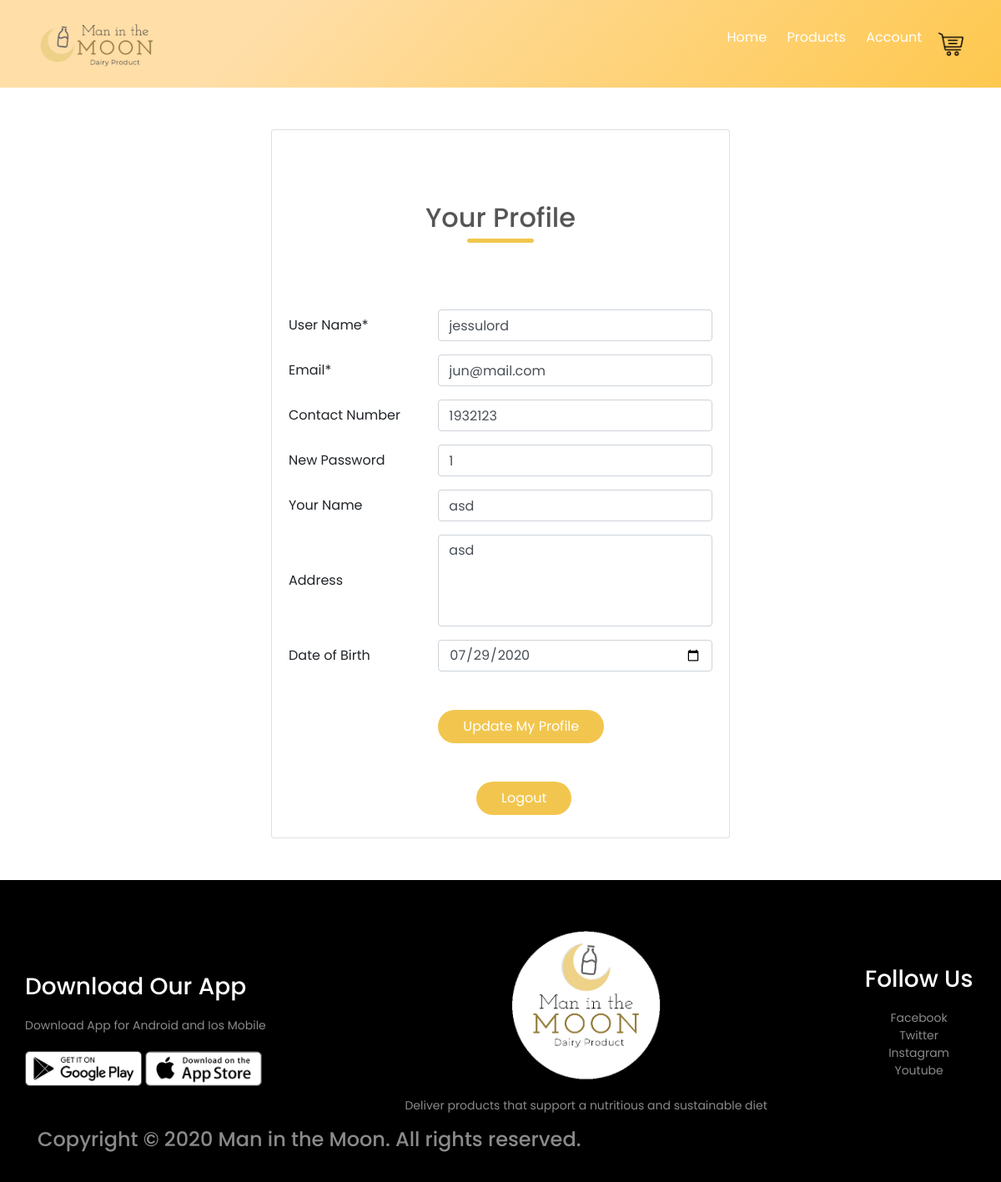
The app's page /customerprofile.php (signed in) with its own data.
### tables this page shows
CREATE TABLE IF NOT EXISTS `customer` (
  `customer_id` int(6) NOT NULL AUTO_INCREMENT,
  `user_id` varchar(8) NOT NULL,
  `customer_name` varchar(50) DEFAULT NULL,
  `contact_number` int(11) DEFAULT NULL,
  `address` text DEFAULT NULL,
  `dob` date DEFAULT NULL,
  PRIMARY KEY (`customer_id`),
  KEY `user_id` (`user_id`)
);

CREATE TABLE IF NOT EXISTS `account` (
  `user_id` int(8) NOT NULL AUTO_INCREMENT,
  `username` varchar(50) NOT NULL,
  `email` varchar(255) NOT NULL,
  `password` varchar(255) NOT NULL,
  `account_type` varchar(8) NOT NULL,
  PRIMARY KEY (`user_id`)
);

### customerprofile.php (the view, shortened to what this page needs)
<html>
<head>
	<link href="//maxcdn.bootstrapcdn.com/bootstrap/4.1.1/css/bootstrap.min.css" rel="stylesheet" id="bootstrap-css">
	<link href="customerprofile.css" type="text/css" rel="stylesheet">
	<link rel="stylesheet" href="https://stackpath.bootstrapcdn.com/font-awesome/4.7.0/css/font-awesome.min.css">
</head>
<body>
	<div class="header" style="background-color: #fec84e;
	background-image: linear-gradient(315deg, #fec84e 0%, #ffdea8 74%)";>
	<div class="mainbar">
		<div class="navbar">
		<div class="logo">
		<a href="mainpage.html"><img src="images/logo2.png" width="150px";></a>
		</div>
			<nav>
		<ul id="MenuItems">
			<li><a href="mainpage.html">Home</a></li>
			<li><a href="product.php">Products</a></li>
			<li><a href="customerprofile.php">Account</a></li>
		</ul>
	</nav>
				<a href="cart.php"><img src="images/cart.png" style="width:30px;height:30px"></a>
	</div>
	</div>
</div>
<div class="cusprofile">
	<div class="row">
	<div class="col-md-9">
		<div style="width: 100%;">
		<div class="card">
		  <div class="card-body">
			<div class="row">
		       <div class="col-md-12">
				<h2 class="title"> Your Profile</h2>
		       </div>
		    </div>
		         <div class="row">
		           <div class="col-md-12">
<?php
include("connect.php");
$id = $_SESSION['myUserID'];
$result = mysqli_query($con,"SELECT * FROM account, customer WHERE account.user_id = customer.user_id and account.user_id=$id");
while($row = mysqli_fetch_array($result))
{
?>
            <form action="only_updateC.php" method="POST">
                      <div class="form-group row">
                       <label for="username" class="col-4 col-form-label">User Name*</label>
                          <div class="col-8">
                                     <input type="text" name="username" id="username" class="form-control here" placeholder="<?php echo $row['username']?>" value="<?php echo $row['username']?>" required>
                           </div>
                           </div>
                        <div class="form-group row">
							<label for="name" class="col-4 col-form-label">Email*</label>
                               <div class="col-8">
                                <input type="email" name="email" id="Email" class="form-control here" placeholder="<?php echo $row['email']?>" value="<?php echo $row['email']?>" required>
                               </div>
                        </div>
                        <div class="form-group row">
                             <label for="contactname" class="col-4 col-form-label">Contact Number</label>
                               <div class="col-8">
                                          <input type="number" name="contact_number" id="contactnumber" class="form-control here" placeholder="<?php echo $row['contact_number']?>" value="<?php echo $row['contact_number']?>" required>
                               </div>
                        </div>
						<div class="form-group row">
							<label for="text" class="col-4 col-form-label">New Password</label>
								<div class="col-8">
                            <input type="text" name="password" id="text" class="form-control here" placeholder="<?php echo $row['password']?>" value="<?php echo $row['password']?>" required>
                                </div>
                       </div>
                        <div class="form-group row">
                            <label for="email" class="col-4 col-form-label">Your Name</label>
								<div class="col-8">
                                <input type="text" name="customer_name" id="yourname" class="form-control here" placeholder="<?php echo $row['customer_name']?>" value="<?php echo $row['customer_name']?>" required>
                                </div>
                       </div>
                        <div class="form-group row">
                            <label for="address" class="col-4 col-form-label">Address</label>
                                <div class="col-8">
                                            <textarea name="address" id="address" class="form-control here"  rows="4" cols="50" placeholder="<?php echo $row['address']?>" required><?php echo $row['address']?></textarea>
                                </div>
                        </div>
                       <div class="form-group row">
                             <label for="Date of Birth" class="col-4 col-form-label">Date of Birth</label>
                                <div class="col-8">
                                <input type="date" name="dob" id="date" class="form-control here" value="<?php echo $row['dob']?>" required>
                                </div>
                       </div>
                        <div class="form-group row">
                              <div class="offset-4 col-8">
                                 <button name="submit" type="submit" class="btn btn-primary">Update My Profile</button>
                              </div>
                        </div>
                    </form>
<?php
}
?>
	   <button class="logout" onclick="window.location.href='logout.php'">Logout</button>
		            </div>
		            </div>
		        </div>
		    </div>
		</div>
		</div>
	</div>
</div>
	<div class="footer">
	<div class="container">
		<div class="row">
			<div class="footer-col-1">
				<h3>Download Our App</h3>
				<p>Download App for Android and Ios Mobile</p>
				<div class="app-logo">
					<img src="images/play-store.png">
					<img src="images/app-store.png">
				</div>
			</div>
			<div class="footer-col-2">
				<img src="images/logo1.png">
				<p>Deliver products that support a nutritious and sustainable diet</p>
			</div>
			<div class="footer-col-3">
				<h3>Follow Us</h3>
				<ul>
					<li>Facebook</li>
					<li>Twitter</li>
					<li>Instagram</li>
					<li>Youtube</li>
				</ul>
			</div>
			</div>
			<h4>
			<p class="copyright 2020">Copyright © 2020 Man in the Moon. All rights reserved.</p>
		</div>
	</div>
</body>
</body>
</html>

### customerprofile.css (style rules this page uses)
* { margin:0; padding:0; box-sizing: border-box; }
body { font-family: 'Poppins', sans-serif; }
.navbar { display: flex; align-items: center; padding: 20px; }
nav { flex:1; text-align:right; }
nav ul { display: inline-block; list-style-type: none; }
nav ul li { display: inline-block; margin-right:20px; }
#MenuItems a { color: #fff; }
a { text-decoration: none; color: #555; }
p { color: #000000; }
.mainbar { max-width: 1300px; margin: auto; padding-left: 25px; padding-right: 25px; }
.row { display: flex; align-items: center; flex-wrap: wrap; justify-content: space-around; }
.btn { display: inline-block; background: #f2c64e; color: #fff; padding: 8px 30px; margin: 30px 0; border-radius: 30px; transition: 0.5s; border: none; font-size: 1rem; cursor: pointer; outline: none; }
.title { padding-top: 55px; text-align:center; margin: 0 auto 80px; position: relative; line-height: 60px; color: #555; }
.title::after { content: ''; background: #f2c64e; width:80px; height:5px; border-radius: 5px; position: absolute; bottom: 0; left: 50%; transform: translateX(-50%); }
.card { width: 550px; height: 850px; display:block; margin: 0 auto; margin-top: 50px; margin-bottom: 50px; }
.footer { background: #000; color: #8a8a8a; font-size: 14px; padding: 60px 0 20px; }
.footer p { color: #8a8a8a; }
.footer h3 { color: #fff; margin-bottom: 20px; }
.footer-col-1, .footer-col-2, .footer-col-3, { min-width: 250px; margin-bottom: 20px; }
.footer-col-1 { flex-basis: 30%; }
.footer-col-2 { flex:1; text-align: center; }
.footer-col-2 img { width: 180px; margin-bottom: 20px; }
.footer-col-3 { flex-basis: 12%; text-align: center; }
ul { list-style-type: none; }
.app-logo { margin-top: 20px; }
.app-logo img { width: 140px; }
.copyright { text-align: left; }
.logout { display: inline-block; background: #f2c64e; color: #fff; padding: 8px 30px; margin: 30px 0; border-radius: 30px; transition: 0.5s; border: none; font-size: 1rem; cursor: pointer; outline: none; margin:0 auto; margin-left:225px; }

### customerprofile.php (style rules this page uses)
textarea { resize: none; }

### records on screen
customer: username "jessulord", email "jun@mail.com", contact_number "1932123", password "1", customer_name "asd", address "asd", dob "07/29/2020"
